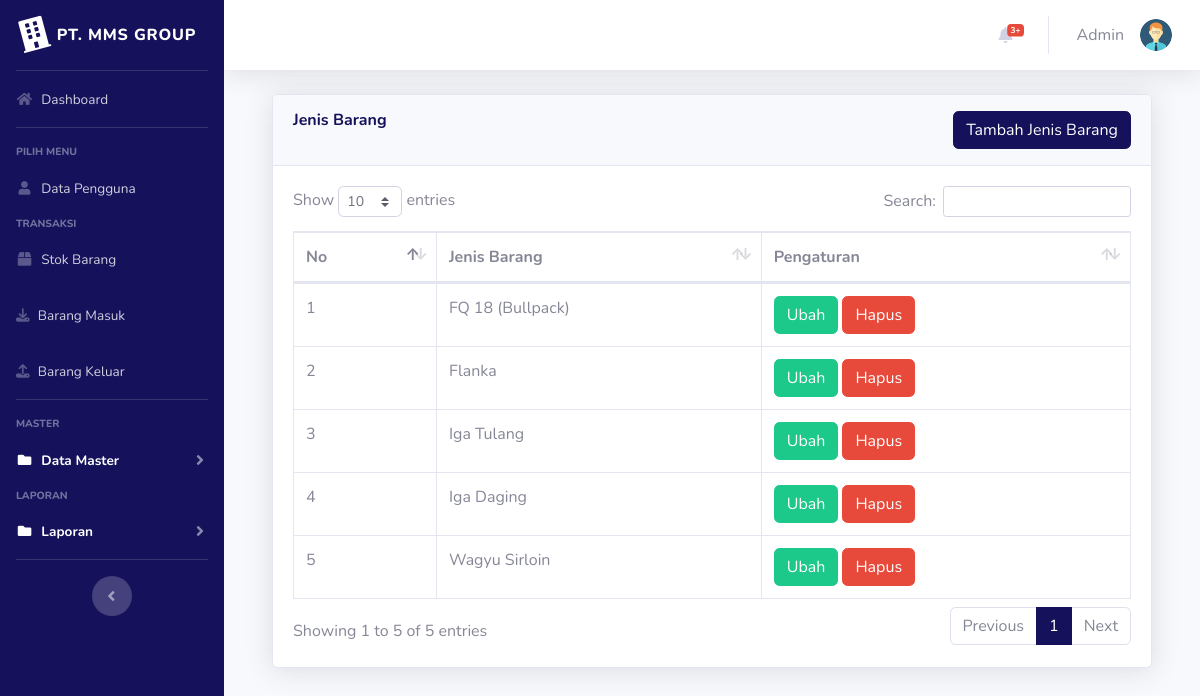
The page /index.php?page=jenisbarang (signed in) on the database its author committed.
### tables this page shows
CREATE TABLE `users` (
  `id` int(11) NOT NULL,
  `nik` varchar(10) NOT NULL,
  `nama` varchar(100) NOT NULL,
  `alamat` varchar(200) NOT NULL,
  `telepon` varchar(100) NOT NULL,
  `username` varchar(100) NOT NULL,
  `password` varchar(100) NOT NULL,
  `level` varchar(25) NOT NULL DEFAULT 'member',
  `foto` varchar(25) NOT NULL
);

CREATE TABLE `jenis_barang` (
  `id` int(11) NOT NULL,
  `jenis_barang` varchar(100) NOT NULL
);

### page/jenisbarang/jenisbarang.php (the view, shortened to what this page needs)
<div class="container-fluid">
  <div class="card shadow mb-4">
    <div class="card-header py-3" style="display: flex; justify-content: space-between;">
      <h6 class="m-0 font-weight-bold text-primary">Jenis Barang</h6>
      <a href="?page=jenisbarang&aksi=tambahjenis" class="btn btn-primary">Tambah Jenis Barang</a>
    </div>
    <div class="card-body">
      <div class="table-responsive">
        <table class="table table-bordered" id="dataTable" width="100%" cellspacing="0">
          <thead>
            <tr>
              <th>No</th>
              <th>Jenis Barang</th>
              <th>Pengaturan</th>
            </tr>
          </thead>
          <tbody>
            <?php
            $no = 1;
            $sql = $koneksi->query("select * from jenis_barang");
            while ($data = $sql->fetch_assoc()) {
            ?>
              <tr>
                <td><?php echo $no++; ?></td>
                <td><?php echo $data['jenis_barang'] ?></td>
                <td>
                  <a href="?page=jenisbarang&aksi=ubahjenis&id=<?php echo $data['id'] ?>" class="btn btn-success">Ubah</a>
                  <a href="javascript:void(0);"
                  onclick="confirmDelete('<?php echo $data['id']; ?>')" class="btn btn-danger">Hapus</a>
                </td>
              </tr>
            <?php } ?>
          </tbody>
        </table>
      </div>
    </div>
  </div>
</div>

### index.php (shortened to what this page needs)
<?php
$koneksi = new mysqli("127.0.0.1", "root", "", "inventori");
$current_page = isset($_GET['page']) ? $_GET['page'] : 'home';
?>
<!DOCTYPE html>
<html lang="en">
<head>
  <link rel="stylesheet" href="https://cdnjs.cloudflare.com/ajax/libs/font-awesome/6.7.2/css/all.min.css" />
  <link href="vendor/fontawesome-free/css/all.min.css" rel="stylesheet" type="text/css">
  <link href="css/sb-admin-2.min.css" rel="stylesheet">
  <link href="vendor/datatables/dataTables.bootstrap4.min.css" rel="stylesheet">
</head>
<body id="page-top">
  <div id="wrapper">
    <ul class="navbar-nav bg-primary sidebar sidebar-dark accordion" id="accordionSidebar">
      <a class="sidebar-brand d-flex align-items-center justify-content-center" href="index.php">
        <div class="sidebar-brand-icon rotate-n-15">
          <i class="fas fa-building"></i>
        </div>
        <div class="sidebar-brand-text mx-2">PT. MMS GROUP</div>
      </a>
      <hr class="sidebar-divider my-0">
      <?php
      if ($_SESSION['admin']) {
        $user = $_SESSION['admin'];
      }
      $sql = $koneksi->query("select * from users where id='$user'");
      $data = $sql->fetch_assoc();
      ?>
      <li class="nav-item <?php echo ($current_page == 'home') ? 'active' : ''; ?>">
        <a class="nav-link" href="?page=home">
          <i class="fas fa-fw fa-home"></i>
          <span>Dashboard</span></a>
      </li>
      <hr class="sidebar-divider">
      <div class="sidebar-heading">
        Pilih Menu
      </div>
      <li class="nav-item <?php echo ($current_page == 'pengguna') ? 'active' : ''; ?>">
        <a class="nav-link" href="?page=pengguna">
          <i class="fas fa-fw fa-user"></i>
          <span>Data Pengguna</span></a>
        </li>
        <div class="sidebar-heading">
          Transaksi
        </div>
        <li class="nav-item <?php echo ($current_page == 'gudang') ? 'active' : ''; ?>">
          <a class="nav-link" href="?page=gudang">
            <i class="fas fa-fw fa-box"></i>
            <span>Stok Barang</span></a>
          </li>
          <li class="nav-item <?php echo ($current_page == 'barangmasuk') ? 'active' : ''; ?>">
            <a class="nav-link" href="?page=barangmasuk">
              <i class="fa-solid fa-download"></i>
              <span>Barang Masuk</span></a>
            </li>
            <li class="nav-item <?php echo ($current_page == 'barangkeluar') ? 'active' : ''; ?>">
              <a class="nav-link" href="?page=barangkeluar">
                <i class="fa-solid fa-upload"></i>
                <span>Barang Keluar</span></a>
              </li>
              <hr class="sidebar-divider">
              <div class="sidebar-heading">
        Master
      </div>
      <li class="nav-item active">
        <a class="nav-link collapsed" href="#" data-toggle="collapse" data-target="#collapseData" aria-expanded="true" aria-controls="collapseData">
          <i class="fas fa-fw fa-folder"></i>
          <span>Data Master</span>
        </a>
      </li>
      <div class="sidebar-heading">
        Laporan
      </div>
      <li class="nav-item active">
        <a class="nav-link collapsed" href="#" data-toggle="collapse" data-target="#collapseLaporan" aria-expanded="true" aria-controls="collapseLaporan">
          <i class="fas fa-fw fa-folder"></i>
          <span>Laporan</span>
        </a>
      </li>
      <hr class="sidebar-divider d-none d-md-block">
      <div class="text-center d-none d-md-inline">
        <button class="rounded-circle border-0" id="sidebarToggle"></button>
      </div>
    </ul>
    <div id="content-wrapper" class="d-flex flex-column">
      <div id="content">
        <nav class="navbar navbar-expand navbar-light bg-white topbar mb-4 static-top shadow">
                    <ul class="navbar-nav ml-auto">
                        <li class="nav-item dropdown no-arrow mx-1">
                            <a class="nav-link dropdown-toggle" href="#" id="alertsDropdown" role="button"
                                data-toggle="dropdown" aria-haspopup="true" aria-expanded="false">
                                <i class="fas fa-bell fa-fw"></i>
                                <span class="badge badge-danger badge-counter">3+</span>
                            </a>
                        </li>
                        <li class="nav-item dropdown no-arrow">
                            <a class="nav-link dropdown-toggle" href="#" id="userDropdown" role="button"
                                data-toggle="dropdown" aria-haspopup="true" aria-expanded="false">
                                <span class="mr-3 d-none d-lg-inline text-gray-600"><?php echo  $data['nama']; ?></span>
                                <img class="img-profile rounded-circle"
                                    src="img/<?php echo $data['foto'] ?>">
                            </a>
                        </li>
                    </ul>
                </nav>
        <div class="container-fluid">
          <section class="content">
            <?php
            $page = $_GET['page'];
            $aksi = $_GET['aksi'];
            if ($page == "jenisbarang") {
              if ($aksi == "") {
                include "page/jenisbarang/jenisbarang.php";
              }
            }
            ?>
          </section>
        </div>
      </div>
    </div>
  </div>
</body>
</html>

### rows shown on the page
users: nama "Admin", foto (picture)
jenis_barang: jenis_barang "FQ 18 (Bullpack)"
jenis_barang: jenis_barang "Flanka"
jenis_barang: jenis_barang "Iga Tulang"
jenis_barang: jenis_barang "Iga Daging"
jenis_barang: jenis_barang "Wagyu Sirloin"
